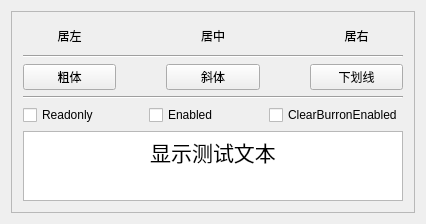
<?xml version="1.0" encoding="UTF-8"?>
<ui version="4.0">
 <class>Widget</class>
 <widget class="QWidget" name="Widget">
  <property name="geometry">
   <rect>
    <x>0</x>
    <y>0</y>
    <width>397</width>
    <height>213</height>
   </rect>
  </property>
  <property name="windowTitle">
   <string>Widget</string>
  </property>
  <layout class="QVBoxLayout" name="verticalLayout">
   <item>
    <widget class="QFrame" name="frame">
     <property name="frameShape">
      <enum>QFrame::StyledPanel</enum>
     </property>
     <property name="frameShadow">
      <enum>QFrame::Raised</enum>
     </property>
     <layout class="QVBoxLayout" name="verticalLayout_2">
      <item>
       <layout class="QHBoxLayout" name="horizontalLayout">
        <property name="spacing">
         <number>50</number>
        </property>
        <item>
         <widget class="QPushButton" name="btnAlign_Left">
          <property name="text">
           <string>居左</string>
          </property>
          <property name="checkable">
           <bool>true</bool>
          </property>
          <property name="autoExclusive">
           <bool>true</bool>
          </property>
          <property name="flat">
           <bool>true</bool>
          </property>
         </widget>
        </item>
        <item>
         <widget class="QPushButton" name="btnAlign_Center">
          <property name="text">
           <string>居中</string>
          </property>
          <property name="checkable">
           <bool>true</bool>
          </property>
          <property name="autoExclusive">
           <bool>true</bool>
          </property>
          <property name="flat">
           <bool>true</bool>
          </property>
         </widget>
        </item>
        <item>
         <widget class="QPushButton" name="btnAlign_Right">
          <property name="text">
           <string>居右</string>
          </property>
          <property name="checkable">
           <bool>true</bool>
          </property>
          <property name="autoExclusive">
           <bool>true</bool>
          </property>
          <property name="flat">
           <bool>true</bool>
          </property>
         </widget>
        </item>
       </layout>
      </item>
      <item>
       <widget class="Line" name="line">
        <property name="orientation">
         <enum>Qt::Horizontal</enum>
        </property>
       </widget>
      </item>
      <item>
       <layout class="QHBoxLayout" name="horizontalLayout_2">
        <property name="spacing">
         <number>50</number>
        </property>
        <item>
         <widget class="QPushButton" name="btnFont_Bold">
          <property name="text">
           <string>粗体</string>
          </property>
          <property name="checkable">
           <bool>true</bool>
          </property>
          <property name="autoExclusive">
           <bool>true</bool>
          </property>
         </widget>
        </item>
        <item>
         <widget class="QPushButton" name="btnFont_Italic">
          <property name="text">
           <string>斜体</string>
          </property>
          <property name="checkable">
           <bool>true</bool>
          </property>
          <property name="autoExclusive">
           <bool>true</bool>
          </property>
         </widget>
        </item>
        <item>
         <widget class="QPushButton" name="btnFont_UnderLine">
          <property name="text">
           <string>下划线</string>
          </property>
          <property name="checkable">
           <bool>true</bool>
          </property>
          <property name="autoExclusive">
           <bool>true</bool>
          </property>
         </widget>
        </item>
       </layout>
      </item>
      <item>
       <widget class="Line" name="line_2">
        <property name="orientation">
         <enum>Qt::Horizontal</enum>
        </property>
       </widget>
      </item>
      <item>
       <layout class="QHBoxLayout" name="horizontalLayout_3">
        <property name="spacing">
         <number>50</number>
        </property>
        <item>
         <widget class="QCheckBox" name="chkBox_Readonly">
          <property name="text">
           <string>Readonly</string>
          </property>
         </widget>
        </item>
        <item>
         <widget class="QCheckBox" name="chkBox_Enable">
          <property name="text">
           <string>Enabled</string>
          </property>
         </widget>
        </item>
        <item>
         <widget class="QCheckBox" name="chkBox__ClearButton">
          <property name="text">
           <string>ClearBurronEnabled</string>
          </property>
         </widget>
        </item>
       </layout>
      </item>
      <item>
       <widget class="QTextBrowser" name="editInput">
        <property name="lineWidth">
         <number>1</number>
        </property>
        <property name="midLineWidth">
         <number>0</number>
        </property>
        <property name="html">
         <string>&lt;!DOCTYPE HTML PUBLIC &quot;-//W3C//DTD HTML 4.0//EN&quot; &quot;http://www.w3.org/TR/REC-html40/strict.dtd&quot;&gt;
&lt;html&gt;&lt;head&gt;&lt;meta name=&quot;qrichtext&quot; content=&quot;1&quot; /&gt;&lt;style type=&quot;text/css&quot;&gt;
p, li { white-space: pre-wrap; }
&lt;/style&gt;&lt;/head&gt;&lt;body style=&quot; font-family:'SimSun'; font-size:9pt; font-weight:400; font-style:normal;&quot;&gt;
&lt;p align=&quot;center&quot; style=&quot; margin-top:0px; margin-bottom:0px; margin-left:0px; margin-right:0px; -qt-block-indent:0; text-indent:0px;&quot;&gt;&lt;span style=&quot; font-size:16pt;&quot;&gt;显示测试文本&lt;/span&gt;&lt;/p&gt;&lt;/body&gt;&lt;/html&gt;</string>
        </property>
       </widget>
      </item>
     </layout>
    </widget>
   </item>
  </layout>
 </widget>
 <layoutdefault spacing="6" margin="11"/>
 <resources/>
 <connections/>
</ui>
